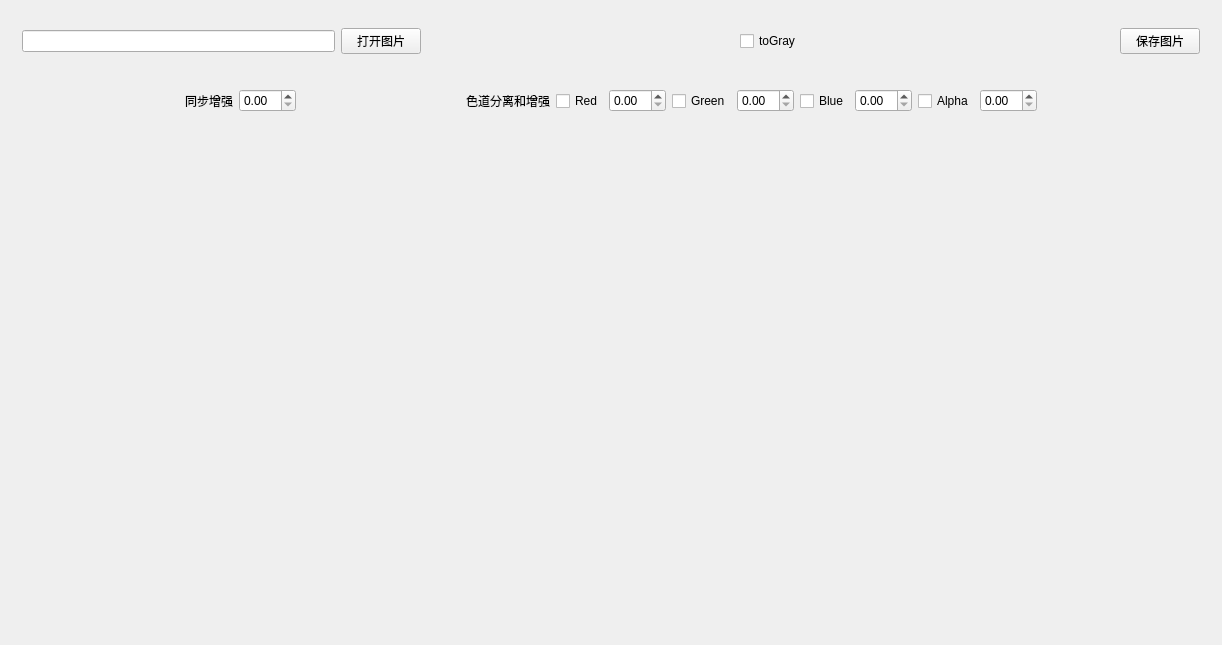
<?xml version="1.0" encoding="UTF-8"?>
<ui version="4.0">
 <class>Widget</class>
 <widget class="QWidget" name="Widget">
  <property name="geometry">
   <rect>
    <x>0</x>
    <y>0</y>
    <width>1222</width>
    <height>645</height>
   </rect>
  </property>
  <property name="windowTitle">
   <string>Widget</string>
  </property>
  <layout class="QVBoxLayout" name="verticalLayout">
   <item>
    <widget class="QWidget" name="widgetControlAreaMain" native="true">
     <property name="maximumSize">
      <size>
       <width>16777215</width>
       <height>120</height>
      </size>
     </property>
     <layout class="QVBoxLayout" name="verticalLayout_2">
      <property name="spacing">
       <number>0</number>
      </property>
      <property name="leftMargin">
       <number>0</number>
      </property>
      <property name="topMargin">
       <number>0</number>
      </property>
      <property name="rightMargin">
       <number>0</number>
      </property>
      <property name="bottomMargin">
       <number>0</number>
      </property>
      <item>
       <widget class="QWidget" name="widgetControlAreaFrist" native="true">
        <property name="minimumSize">
         <size>
          <width>60</width>
          <height>0</height>
         </size>
        </property>
        <property name="maximumSize">
         <size>
          <width>16777215</width>
          <height>60</height>
         </size>
        </property>
        <layout class="QHBoxLayout" name="horizontalLayout">
         <item>
          <widget class="QLineEdit" name="lineEditFileName">
           <property name="minimumSize">
            <size>
             <width>300</width>
             <height>0</height>
            </size>
           </property>
          </widget>
         </item>
         <item>
          <widget class="QPushButton" name="pushButtonOpenImage">
           <property name="text">
            <string>打开图片</string>
           </property>
          </widget>
         </item>
         <item>
          <spacer name="horizontalSpacer">
           <property name="orientation">
            <enum>Qt::Horizontal</enum>
           </property>
           <property name="sizeHint" stdset="0">
            <size>
             <width>40</width>
             <height>20</height>
            </size>
           </property>
          </spacer>
         </item>
         <item>
          <widget class="QCheckBox" name="checkBoxToGray">
           <property name="text">
            <string>toGray</string>
           </property>
          </widget>
         </item>
         <item>
          <spacer name="horizontalSpacer_2">
           <property name="orientation">
            <enum>Qt::Horizontal</enum>
           </property>
           <property name="sizeHint" stdset="0">
            <size>
             <width>40</width>
             <height>20</height>
            </size>
           </property>
          </spacer>
         </item>
         <item>
          <widget class="QPushButton" name="pushButtonSaveImage">
           <property name="text">
            <string>保存图片</string>
           </property>
          </widget>
         </item>
        </layout>
       </widget>
      </item>
      <item>
       <widget class="QWidget" name="widgetControlAreaSecond" native="true">
        <property name="minimumSize">
         <size>
          <width>60</width>
          <height>0</height>
         </size>
        </property>
        <property name="maximumSize">
         <size>
          <width>16777215</width>
          <height>60</height>
         </size>
        </property>
        <layout class="QHBoxLayout" name="horizontalLayout_2">
         <item>
          <spacer name="horizontalSpacer_4">
           <property name="orientation">
            <enum>Qt::Horizontal</enum>
           </property>
           <property name="sizeHint" stdset="0">
            <size>
             <width>40</width>
             <height>20</height>
            </size>
           </property>
          </spacer>
         </item>
         <item>
          <widget class="QLabel" name="labelRGBAEnhance">
           <property name="text">
            <string>同步增强</string>
           </property>
          </widget>
         </item>
         <item>
          <widget class="QDoubleSpinBox" name="doubleSpinBoxRGBAEnhance"/>
         </item>
         <item>
          <spacer name="horizontalSpacer_5">
           <property name="orientation">
            <enum>Qt::Horizontal</enum>
           </property>
           <property name="sizeHint" stdset="0">
            <size>
             <width>40</width>
             <height>20</height>
            </size>
           </property>
          </spacer>
         </item>
         <item>
          <widget class="QLabel" name="label">
           <property name="text">
            <string>色道分离和增强</string>
           </property>
          </widget>
         </item>
         <item>
          <widget class="QCheckBox" name="checkBoxRed">
           <property name="text">
            <string>Red</string>
           </property>
          </widget>
         </item>
         <item>
          <widget class="QDoubleSpinBox" name="doubleSpinBoxRedEnhance"/>
         </item>
         <item>
          <widget class="QCheckBox" name="checkBoxGreen">
           <property name="text">
            <string>Green</string>
           </property>
          </widget>
         </item>
         <item>
          <widget class="QDoubleSpinBox" name="doubleSpinBoxGreenEnhance"/>
         </item>
         <item>
          <widget class="QCheckBox" name="checkBoxBlue">
           <property name="text">
            <string>Blue</string>
           </property>
          </widget>
         </item>
         <item>
          <widget class="QDoubleSpinBox" name="doubleSpinBoxBlueEnhance"/>
         </item>
         <item>
          <widget class="QCheckBox" name="checkBoxAlpha">
           <property name="text">
            <string>Alpha</string>
           </property>
          </widget>
         </item>
         <item>
          <widget class="QDoubleSpinBox" name="doubleSpinBoxAlphaEnhance"/>
         </item>
         <item>
          <spacer name="horizontalSpacer_6">
           <property name="orientation">
            <enum>Qt::Horizontal</enum>
           </property>
           <property name="sizeHint" stdset="0">
            <size>
             <width>40</width>
             <height>20</height>
            </size>
           </property>
          </spacer>
         </item>
        </layout>
       </widget>
      </item>
     </layout>
    </widget>
   </item>
   <item>
    <widget class="QWidget" name="widgetPaintArea" native="true"/>
   </item>
  </layout>
 </widget>
 <layoutdefault spacing="6" margin="11"/>
 <resources/>
 <connections/>
</ui>
